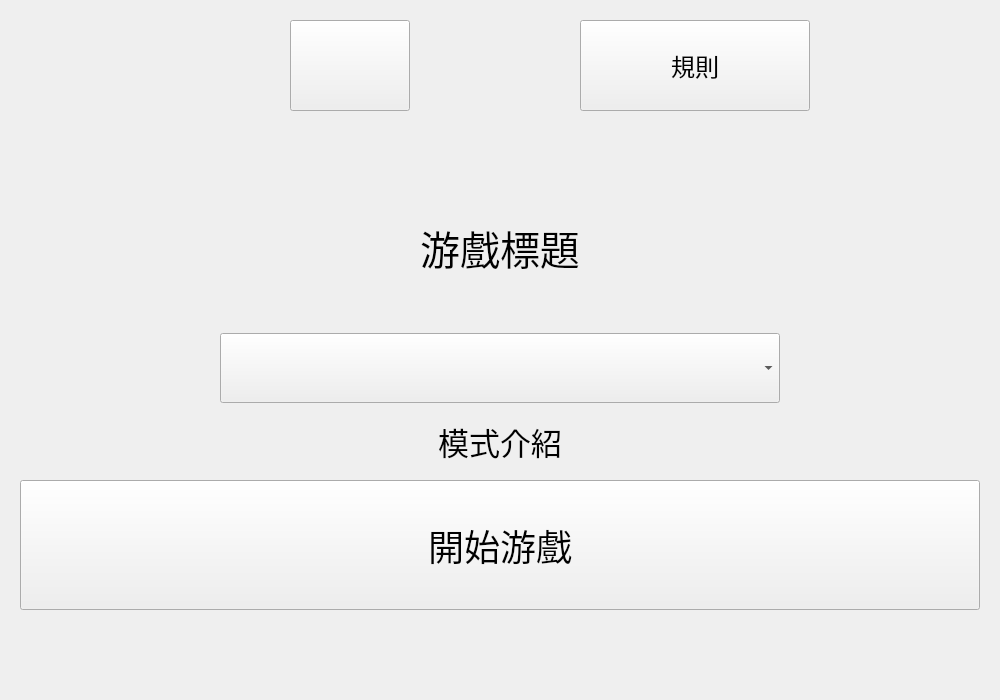
<?xml version="1.0" encoding="UTF-8"?>
<ui version="4.0">
 <class>IntroForm</class>
 <widget class="QWidget" name="IntroForm">
  <property name="geometry">
   <rect>
    <x>0</x>
    <y>0</y>
    <width>1000</width>
    <height>700</height>
   </rect>
  </property>
  <property name="windowTitle">
   <string>Form</string>
  </property>
  <layout class="QVBoxLayout" name="mainLayout">
   <property name="leftMargin">
    <number>20</number>
   </property>
   <property name="topMargin">
    <number>20</number>
   </property>
   <property name="rightMargin">
    <number>20</number>
   </property>
   <property name="bottomMargin">
    <number>90</number>
   </property>
   <item>
    <layout class="QHBoxLayout" name="upperNavigator">
     <property name="spacing">
      <number>160</number>
     </property>
     <property name="leftMargin">
      <number>260</number>
     </property>
     <property name="rightMargin">
      <number>160</number>
     </property>
     <property name="bottomMargin">
      <number>50</number>
     </property>
     <item>
      <widget class="QPushButton" name="muteSwitch">
       <property name="minimumSize">
        <size>
         <width>60</width>
         <height>60</height>
        </size>
       </property>
       <property name="maximumSize">
        <size>
         <width>120</width>
         <height>120</height>
        </size>
       </property>
       <property name="baseSize">
        <size>
         <width>60</width>
         <height>60</height>
        </size>
       </property>
       <property name="text">
        <string/>
       </property>
      </widget>
     </item>
     <item>
      <widget class="QPushButton" name="rule">
       <property name="maximumSize">
        <size>
         <width>230</width>
         <height>120</height>
        </size>
       </property>
       <property name="font">
        <font>
         <family>Microsoft JhengHei</family>
         <pointsize>18</pointsize>
        </font>
       </property>
       <property name="text">
        <string>規則</string>
       </property>
      </widget>
     </item>
    </layout>
   </item>
   <item>
    <widget class="QLabel" name="gameTitle">
     <property name="minimumSize">
      <size>
       <width>0</width>
       <height>160</height>
      </size>
     </property>
     <property name="font">
      <font>
       <family>Microsoft JhengHei</family>
       <pointsize>30</pointsize>
      </font>
     </property>
     <property name="text">
      <string>游戲標題</string>
     </property>
     <property name="alignment">
      <set>Qt::AlignmentFlag::AlignCenter</set>
     </property>
    </widget>
   </item>
   <item>
    <layout class="QVBoxLayout" name="gamemodeBox">
     <property name="leftMargin">
      <number>200</number>
     </property>
     <property name="rightMargin">
      <number>200</number>
     </property>
     <item>
      <widget class="QComboBox" name="chooser">
       <property name="minimumSize">
        <size>
         <width>0</width>
         <height>70</height>
        </size>
       </property>
      </widget>
     </item>
     <item>
      <widget class="QLabel" name="explanation">
       <property name="font">
        <font>
         <family>Microsoft JhengHei</family>
         <pointsize>23</pointsize>
        </font>
       </property>
       <property name="text">
        <string>模式介紹</string>
       </property>
       <property name="alignment">
        <set>Qt::AlignmentFlag::AlignCenter</set>
       </property>
      </widget>
     </item>
    </layout>
   </item>
   <item>
    <widget class="QPushButton" name="startGame">
     <property name="minimumSize">
      <size>
       <width>0</width>
       <height>130</height>
      </size>
     </property>
     <property name="font">
      <font>
       <family>Microsoft JhengHei</family>
       <pointsize>27</pointsize>
      </font>
     </property>
     <property name="text">
      <string>開始游戲</string>
     </property>
    </widget>
   </item>
  </layout>
 </widget>
 <resources/>
 <connections/>
</ui>
